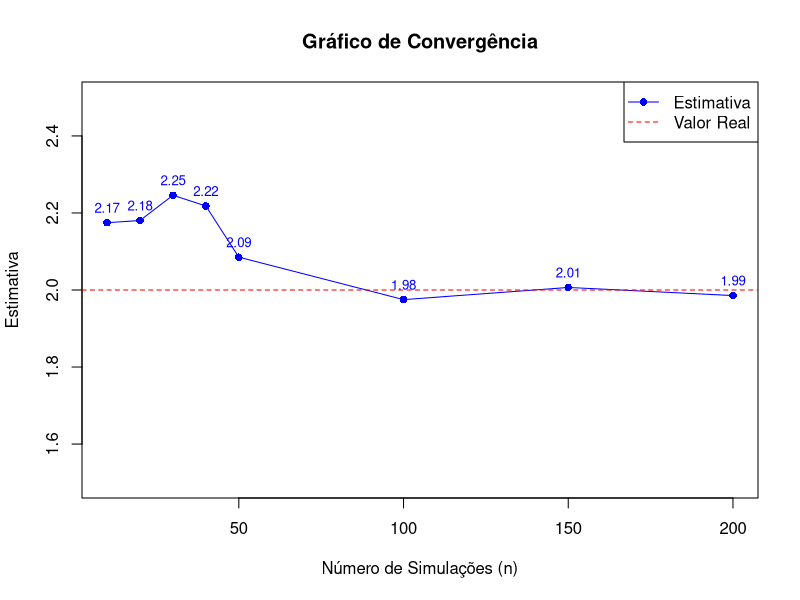
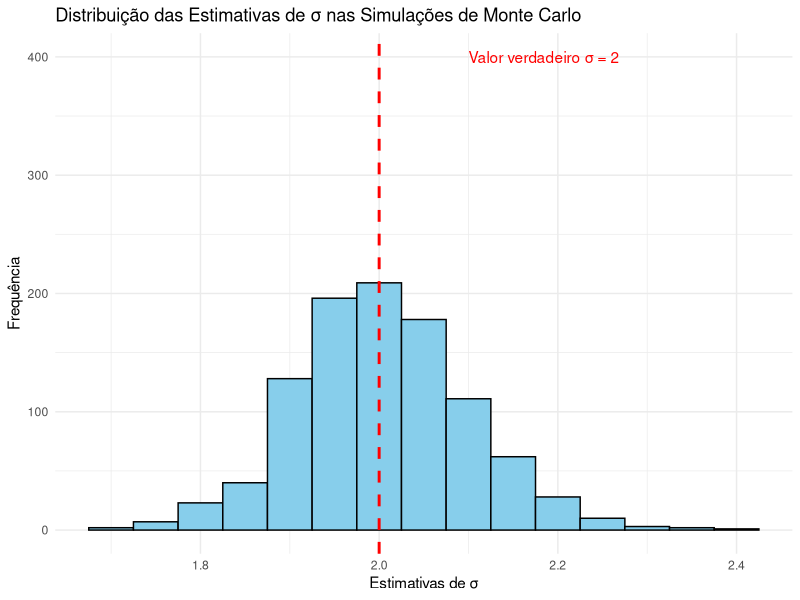

Write the R code that produced these figures, in order.
# ------------------------------
# Script: Estimação do Modelo Rayleigh
# ------------------------------

# 1. Função Densidade da Distribuição Rayleigh
# A função densidade de probabilidade (f(x)) do modelo Rayleigh é:

# f(x; σ) = (x / σ^2) * exp(-x^2 / (2 * σ^2))

rayleigh <- function(x, sigma) {
  # Verificação para garantir que x seja positivo
  if (any(x <= 0)) {
    stop("Os valores de x devem ser positivos.")
  }
  # Fórmula da função densidade da Rayleigh
  (x / (sigma^2)) * exp(-x^2 / (2 * sigma^2))
}

# 2. Função Quantílica da Rayleigh (Q(u))
# A função quantílica gera valores a partir de probabilidades acumuladas.
# A fórmula inversa da CDF da Rayleigh é:
# Q(u) = σ * sqrt(-2 * log(1 - u))

qrayleigh <- function(u, sigma) {
  if (any(u <= 0) | any(u >= 1)) {
    stop("Os valores de u devem estar no intervalo (0, 1).")
  }
  # Fórmula para gerar quantis da Rayleigh
  sigma * sqrt(-2 * log(1 - u))
}

# 3. Função Log-Verossimilhança
# A log-verossimilhança é usada para estimar o parâmetro sigma com base em uma amostra de dados.
# A fórmula da log-verossimilhança para n amostras é:
# logL(sigma) = sum(log(f(x_i; sigma))) para i = 1, ..., n

loglik_rayleigh <- function(sigma, x) {
  # Evita valores inválidos de sigma
  if (sigma <= 0) {
    return(Inf)  # Retorna infinito se sigma for não-positivo
  }
  # Calcular a log-verossimilhança somando os logaritmos das densidades
  log_likelihood <- sum(log(rayleigh(x, sigma)))
  
  # Retorna a log-verossimilhança negativa
  return(-log_likelihood)
}

# 4. Gerar Dados Simulados da Distribuição Rayleigh
# Usamos a função quantílica para gerar números aleatórios da distribuição

set.seed(123)  # Definir uma semente para reprodutibilidade
sigma_true <- 2  # Valor real de 'sigma'
n <- 10000  # Tamanho da amostra

p <- runif(n)

# Gerar valores simulados da distribuição
x_simulado <- qrayleigh(p, sigma_true)

# 5. Estimar os Parâmetros via Máxima Verossimilhança
# Usamos a função 'optim' para maximizar a log-verossimilhança e encontrar
# os melhores valores de sigma

# Valor inicial para sigma
valores_iniciais <- 1

# Usamos a função 'optim' para encontrar os valores que maximizam a log-verossimilhança
resultado <- optim(par = valores_iniciais, fn = loglik_rayleigh, x = x_simulado, method = "SANN")

# 6. Estimar os Parâmetros via Método de Momentos
# O estimador de sigma pelo método de momentos é dado por: 
# \hat{σ} = \bar{X} / sqrt(π / 2)

sigma_mm <- mean(x_simulado) / sqrt(pi / 2)

# 7. Estimar os Parâmetros via Método dos Quantis
# Usando a mediana amostral para estimar sigma
# \hat{σ} = median(x) / sqrt(2 * log(2))

sigma_quantis <- median(x_simulado) / sqrt(2 * log(2))

# 8. Exibir os Resultados
# Os resultados da otimização incluem os parâmetros estimados de sigma

# Extraindo o parâmetro estimado por máxima verossimilhança
sigma_mle <- resultado$par

cat("Parâmetro σ estimado (MV):", round(sigma_mle, 4), "\n")
cat("Parâmetro σ estimado (MM):", round(sigma_mm, 4), "\n")
cat("Parâmetro σ estimado (Quantis):", round(sigma_quantis, 4), "\n")
cat("Parâmetro σ verdadeiro:", sigma_true, "\n")






################ A partir daqui as simulações de Monte Carlo




### GRAFICO PARA DIFERENTES n's

## n=10
set.seed(123)  # Definir uma semente para reprodutibilidade
sigma_true <- 2  # Valor real de 'sigma'
n1 <- 10 # Tamanho da amostra

# Gerar probabilidades uniformemente distribuídas entre 0 e 1
p <- runif(n1)

# Gerar valores simulados da distribuição
x_simulado <- qrayleigh(p, sigma_true)

# Valor inicial para sigma
valores_iniciais <- 1

# Usamos a função 'optim' para encontrar os valores que maximizam a log-verossimilhança
resultado <- optim(par = valores_iniciais, fn = loglik_rayleigh, x = x_simulado, method = "SANN")

# Extraindo o parâmetro estimado
estimates <- resultado$par

cat("Parâmetro σ estimado:", round(estimates[1], 4), "\n1")
cat("Parâmetro σ verdadeiro:", sigma_true, "\n1")

## n=20
set.seed(123)  # Definir uma semente para reprodutibilidade
sigma_true <- 2  # Valor real de 'sigma'
n2 <- 20 # Tamanho da amostra

# Gerar probabilidades uniformemente distribuídas entre 0 e 1
p <- runif(n2)

# Gerar valores simulados da distribuição
x_simulado <- qrayleigh(p, sigma_true)

# Usamos a função 'optim' para encontrar os valores que maximizam a log-verossimilhança
resultado <- optim(par = valores_iniciais, fn = loglik_rayleigh, x = x_simulado, method = "SANN")

# Extraindo o parâmetro estimado
estimates <- resultado$par

cat("Parâmetro σ estimado:", round(estimates[1], 4), "\n2")
cat("Parâmetro σ verdadeiro:", sigma_true, "\n2")

## n=30
set.seed(123)  # Definir uma semente para reprodutibilidade
sigma_true <- 2  # Valor real de 'sigma'
n3 <- 30 # Tamanho da amostra

# Gerar probabilidades uniformemente distribuídas entre 0 e 1
p <- runif(n3)

# Gerar valores simulados da distribuição
x_simulado <- qrayleigh(p, sigma_true)

# Usamos a função 'optim' para encontrar os valores que maximizam a log-verossimilhança
resultado <- optim(par = valores_iniciais, fn = loglik_rayleigh, x = x_simulado, method = "SANN")

# Extraindo o parâmetro estimado
estimates <- resultado$par

cat("Parâmetro σ estimado:", round(estimates[1], 4), "\n3")
cat("Parâmetro σ verdadeiro:", sigma_true, "\n3")


## n=40
set.seed(123)  # Definir uma semente para reprodutibilidade
sigma_true <- 2  # Valor real de 'sigma'
n4 <- 40 # Tamanho da amostra

# Gerar probabilidades uniformemente distribuídas entre 0 e 1
p <- runif(n4)

# Gerar valores simulados da distribuição
x_simulado <- qrayleigh(p, sigma_true)

# Usamos a função 'optim' para encontrar os valores que maximizam a log-verossimilhança
resultado <- optim(par = valores_iniciais, fn = loglik_rayleigh, x = x_simulado, method = "SANN")

# Extraindo o parâmetro estimado
estimates <- resultado$par

cat("Parâmetro σ estimado:", round(estimates[1], 4), "\n4")
cat("Parâmetro σ verdadeiro:", sigma_true, "\n4")

## n=50
set.seed(123)  # Definir uma semente para reprodutibilidade
sigma_true <- 2  # Valor real de 'sigma'
n5 <- 50 # Tamanho da amostra

# Gerar probabilidades uniformemente distribuídas entre 0 e 1
p <- runif(n5)

# Gerar valores simulados da distribuição
x_simulado <- qrayleigh(p, sigma_true)

# Usamos a função 'optim' para encontrar os valores que maximizam a log-verossimilhança
resultado <- optim(par = valores_iniciais, fn = loglik_rayleigh, x = x_simulado, method = "SANN")

# Extraindo o parâmetro estimado
estimates <- resultado$par

cat("Parâmetro σ estimado:", round(estimates[1], 4), "\n5")
cat("Parâmetro σ verdadeiro:", sigma_true, "\n5")

## n=100
set.seed(123)  # Definir uma semente para reprodutibilidade
sigma_true <- 2  # Valor real de 'sigma'
n6 <- 100 # Tamanho da amostra

# Gerar probabilidades uniformemente distribuídas entre 0 e 1
p <- runif(n6)

# Gerar valores simulados da distribuição
x_simulado <- qrayleigh(p, sigma_true)

# Usamos a função 'optim' para encontrar os valores que maximizam a log-verossimilhança
resultado <- optim(par = valores_iniciais, fn = loglik_rayleigh, x = x_simulado, method = "SANN")

# Extraindo o parâmetro estimado
estimates <- resultado$par

cat("Parâmetro σ estimado:", round(estimates[1], 4), "\n6")
cat("Parâmetro σ verdadeiro:", sigma_true, "\n6")

## n=150
set.seed(123)  # Definir uma semente para reprodutibilidade
sigma_true <- 2  # Valor real de 'sigma'
n7 <- 150 # Tamanho da amostra

# Gerar probabilidades uniformemente distribuídas entre 0 e 1
p <- runif(n7)

# Gerar valores simulados da distribuição
x_simulado <- qrayleigh(p, sigma_true)

# Usamos a função 'optim' para encontrar os valores que maximizam a log-verossimilhança
resultado <- optim(par = valores_iniciais, fn = loglik_rayleigh, x = x_simulado, method = "SANN")

# Extraindo o parâmetro estimado
estimates <- resultado$par

cat("Parâmetro σ estimado:", round(estimates[1], 4), "\n7")
cat("Parâmetro σ verdadeiro:", sigma_true, "\n7")

## n=200
set.seed(123)  # Definir uma semente para reprodutibilidade
sigma_true <- 2  # Valor real de 'sigma'
n8 <- 200 # Tamanho da amostra

# Gerar probabilidades uniformemente distribuídas entre 0 e 1
p <- runif(n8)

# Gerar valores simulados da distribuição
x_simulado <- qrayleigh(p, sigma_true)

# Usamos a função 'optim' para encontrar os valores que maximizam a log-verossimilhança
resultado <- optim(par = valores_iniciais, fn = loglik_rayleigh, x = x_simulado, method = "SANN")

# Extraindo o parâmetro estimado
estimates <- resultado$par

cat("Parâmetro σ estimado:", round(estimates[1], 4), "\n8")
cat("Parâmetro σ verdadeiro:", sigma_true, "\n8")


#### GRAFICO

# Definindo o valor real
valor_real <- 2  # Substitua pelo seu valor real

# Definindo os valores de n e as estimativas
n_simulacoes <- c(10,20,30,40,50,100,150,200)  # Substitua pelos seus valores de n
estimativas <- c(2.1747,2.1805,2.2459,2.2181,2.0852,1.975,2.0066,1.9855)    # Substitua pelas suas estimativas correspondentes

# Criando o gráfico
plot(n_simulacoes, estimativas, type = "l", col = "blue", 
     ylim = c(1.5, 2.5), xlab = "Número de Simulações (n)", 
     ylab = "Estimativa", main = "Gráfico de Convergência", pch = 16)

# Adicionando a linha do valor real
abline(h = valor_real, col = "red", lty = 2)

# Adicionando as etiquetas nos pontos
text(n_simulacoes, estimativas, labels = round(estimativas, 2), pos = 3, cex = 0.8, col = "blue")

# Marcando os pontos
points(n_simulacoes, estimativas, pch = 16, col = "blue")

# Adicionando uma legenda
legend("topright", legend = c("Estimativa", "Valor Real"),
       col = c("blue", "red"), lty = c(1, 2), pch = c(16, NA), lwd = c(1, 1))


### MONTE CARLO

# Parâmetros da simulação
set.seed(123)         # Para reprodutibilidade
sigma_true <- 2       # Valor verdadeiro de 'sigma'
n <- 100              # Tamanho da amostra em cada simulação
num_sim <- 1000       # Número de simulações de Monte Carlo

# Vetor para armazenar as estimativas de sigma em cada simulação
estimativas_sigma <- numeric(num_sim)

# Função para realizar uma única estimativa de sigma para uma amostra de tamanho n
simular_estimacao <- function(n, sigma_true) {
  # Gerar probabilidades uniformemente distribuídas
  p <- runif(n)
  # Gerar uma amostra da distribuição Rayleigh
  x_simulado <- qrayleigh(p, sigma_true)
  # Estimar sigma via máxima verossimilhança usando 'optim'
  resultado <- optim(par = 1, fn = loglik_rayleigh, x = x_simulado, method = "SANN")
  # Retornar a estimativa de sigma
  return(resultado$par)
}

# Realizar a simulação de Monte Carlo
for (i in 1:num_sim) {
  estimativas_sigma[i] <- simular_estimacao(n, sigma_true)
}

# 6. Análise dos Resultados da Simulação
# Calculando estatísticas para avaliar a estimativa de sigma
media_estimativa <- mean(estimativas_sigma)
viés <- media_estimativa - sigma_true
erro_quadratico_medio <- mean((estimativas_sigma - sigma_true)^2)

# Exibir resultados
cat("Resultados da Simulação de Monte Carlo:\n")
cat("Valor verdadeiro de σ:", sigma_true, "\n")
cat("Média das estimativas de σ:", round(media_estimativa, 4), "\n")
cat("Viés da estimativa de σ:", round(viés, 4), "\n")
cat("Erro quadrático médio (EQM):", round(erro_quadratico_medio, 4), "\n")


### TABELA

# Parâmetros da Simulação (já definidos anteriormente)
sigma_true <- 2        # Valor verdadeiro de 'sigma'
n <- 100               # Tamanho da amostra em cada simulação
num_sim <- 1000        # Número de simulações de Monte Carlo

# (Código para simulação de Monte Carlo já executado, como no exemplo anterior)

# Estatísticas calculadas para a análise
media_estimativa <- mean(estimativas_sigma)
viés <- media_estimativa - sigma_true
erro_quadratico_medio <- mean((estimativas_sigma - sigma_true)^2)

# Criando a tabela com os resultados
tabela_resultados <- data.frame(
  `Valor verdadeiro de σ` = sigma_true,
  `Média das estimativas de σ` = round(media_estimativa, 4),
  `Viés da estimativa de σ` = round(viés, 4),
  `Erro quadrático médio (EQM)` = round(erro_quadratico_medio, 4)
)

# Exibindo a tabela
print(tabela_resultados)


#### plot

# Carregar o pacote ggplot2 (caso não esteja instalado, use install.packages("ggplot2"))
library(ggplot2)

# Criar um data frame para as estimativas
df_estimates <- data.frame(Estimativas = estimativas_sigma)

# Criar o histograma das estimativas de sigma
grafico <- ggplot(df_estimates, aes(x = Estimativas)) +
  geom_histogram(binwidth = 0.05, color = "black", fill = "skyblue") +
  geom_vline(aes(xintercept = sigma_true), color = "red", linetype = "dashed", size = 1) +
  labs(
    title = "Distribuição das Estimativas de σ nas Simulações de Monte Carlo",
    x = "Estimativas de σ",
    y = "Frequência"
  ) +
  theme_minimal() +
  annotate("text", x = sigma_true + 0.1, y = max(table(round(estimativas_sigma, 1))), 
           label = paste("Valor verdadeiro σ =", sigma_true), color = "red", hjust = 0)

# Exibir o gráfico
print(grafico)
